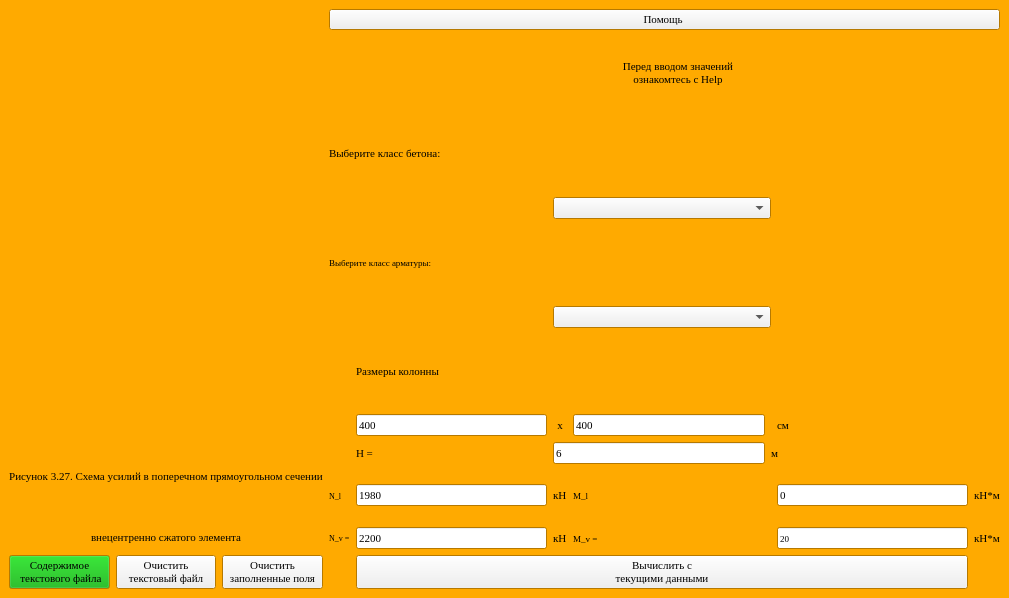
<?xml version="1.0" encoding="UTF-8"?>
<ui version="4.0">
 <class>MainWindow</class>
 <widget class="QMainWindow" name="MainWindow">
  <property name="geometry">
   <rect>
    <x>0</x>
    <y>0</y>
    <width>1009</width>
    <height>598</height>
   </rect>
  </property>
  <property name="sizePolicy">
   <sizepolicy hsizetype="Minimum" vsizetype="Maximum">
    <horstretch>0</horstretch>
    <verstretch>0</verstretch>
   </sizepolicy>
  </property>
  <property name="minimumSize">
   <size>
    <width>600</width>
    <height>400</height>
   </size>
  </property>
  <property name="palette">
   <palette>
    <active>
     <colorrole role="Base">
      <brush brushstyle="SolidPattern">
       <color alpha="255">
        <red>255</red>
        <green>255</green>
        <blue>255</blue>
       </color>
      </brush>
     </colorrole>
     <colorrole role="Window">
      <brush brushstyle="SolidPattern">
       <color alpha="255">
        <red>255</red>
        <green>170</green>
        <blue>0</blue>
       </color>
      </brush>
     </colorrole>
    </active>
    <inactive>
     <colorrole role="Base">
      <brush brushstyle="SolidPattern">
       <color alpha="255">
        <red>255</red>
        <green>255</green>
        <blue>255</blue>
       </color>
      </brush>
     </colorrole>
     <colorrole role="Window">
      <brush brushstyle="SolidPattern">
       <color alpha="255">
        <red>255</red>
        <green>170</green>
        <blue>0</blue>
       </color>
      </brush>
     </colorrole>
    </inactive>
    <disabled>
     <colorrole role="Base">
      <brush brushstyle="SolidPattern">
       <color alpha="255">
        <red>255</red>
        <green>170</green>
        <blue>0</blue>
       </color>
      </brush>
     </colorrole>
     <colorrole role="Window">
      <brush brushstyle="SolidPattern">
       <color alpha="255">
        <red>255</red>
        <green>170</green>
        <blue>0</blue>
       </color>
      </brush>
     </colorrole>
    </disabled>
   </palette>
  </property>
  <property name="font">
   <font>
    <family>Times New Roman</family>
    <pointsize>8</pointsize>
   </font>
  </property>
  <property name="windowTitle">
   <string>MainWindow</string>
  </property>
  <property name="iconSize">
   <size>
    <width>45</width>
    <height>21</height>
   </size>
  </property>
  <property name="documentMode">
   <bool>true</bool>
  </property>
  <widget class="QWidget" name="centralwidget">
   <property name="acceptDrops">
    <bool>false</bool>
   </property>
   <layout class="QGridLayout" name="gridLayout">
    <item row="2" column="3" colspan="7">
     <widget class="QLabel" name="label_17">
      <property name="text">
       <string>&lt;html&gt;&lt;head/&gt;&lt;body&gt;&lt;p&gt;&lt;span style=&quot; font-size:8pt;&quot;&gt;Выберите класс бетона:&lt;/span&gt;&lt;/p&gt;&lt;/body&gt;&lt;/html&gt;</string>
      </property>
     </widget>
    </item>
    <item row="1" column="4" colspan="6">
     <widget class="QLabel" name="label_27">
      <property name="text">
       <string>&lt;html&gt;&lt;head/&gt;&lt;body&gt;&lt;p align=&quot;center&quot;&gt;Перед вводом значений&lt;br/&gt;ознакомтесь с Help&lt;/p&gt;&lt;/body&gt;&lt;/html&gt;</string>
      </property>
     </widget>
    </item>
    <item row="0" column="3" colspan="7">
     <widget class="QPushButton" name="help">
      <property name="layoutDirection">
       <enum>Qt::LeftToRight</enum>
      </property>
      <property name="text">
       <string>Помощь </string>
      </property>
      <property name="iconSize">
       <size>
        <width>100</width>
        <height>100</height>
       </size>
      </property>
     </widget>
    </item>
    <item row="0" column="0" rowspan="9" colspan="3">
     <widget class="QLabel" name="label_20">
      <property name="text">
       <string/>
      </property>
      <property name="pixmap">
       <pixmap>Рисунок.JPG</pixmap>
      </property>
      <property name="scaledContents">
       <bool>true</bool>
      </property>
     </widget>
    </item>
    <item row="3" column="5" colspan="3">
     <widget class="QComboBox" name="comboBox">
      <property name="font">
       <font>
        <pointsize>6</pointsize>
       </font>
      </property>
     </widget>
    </item>
    <item row="4" column="3" colspan="7">
     <widget class="QLabel" name="label_18">
      <property name="text">
       <string>&lt;html&gt;&lt;head/&gt;&lt;body&gt;&lt;p&gt;&lt;span style=&quot; font-size:7pt;&quot;&gt;Выберите класс арматуры:&lt;/span&gt;&lt;/p&gt;&lt;/body&gt;&lt;/html&gt;</string>
      </property>
     </widget>
    </item>
    <item row="7" column="8">
     <widget class="QLabel" name="label_29">
      <property name="text">
       <string>см</string>
      </property>
     </widget>
    </item>
    <item row="8" column="4">
     <widget class="QLabel" name="label_7">
      <property name="font">
       <font>
        <pointsize>8</pointsize>
       </font>
      </property>
      <property name="text">
       <string>H = </string>
      </property>
     </widget>
    </item>
    <item row="7" column="6">
     <widget class="QLineEdit" name="second_size">
      <property name="font">
       <font>
        <pointsize>8</pointsize>
       </font>
      </property>
      <property name="text">
       <string>400</string>
      </property>
     </widget>
    </item>
    <item row="8" column="5" colspan="2">
     <widget class="QLineEdit" name="eight_2">
      <property name="text">
       <string>6</string>
      </property>
     </widget>
    </item>
    <item row="11" column="4" colspan="5">
     <widget class="QPushButton" name="calculating">
      <property name="font">
       <font>
        <family>Times New Roman</family>
        <pointsize>8</pointsize>
       </font>
      </property>
      <property name="text">
       <string>Вычислить с 
текущими данными</string>
      </property>
     </widget>
    </item>
    <item row="10" column="8">
     <widget class="QLineEdit" name="six">
      <property name="font">
       <font>
        <pointsize>7</pointsize>
       </font>
      </property>
      <property name="text">
       <string>20</string>
      </property>
     </widget>
    </item>
    <item row="10" column="6" colspan="2">
     <widget class="QLabel" name="label_5">
      <property name="font">
       <font>
        <pointsize>7</pointsize>
       </font>
      </property>
      <property name="text">
       <string>М_v =</string>
      </property>
     </widget>
    </item>
    <item row="10" column="5">
     <widget class="QLabel" name="label_13">
      <property name="text">
       <string>кH</string>
      </property>
     </widget>
    </item>
    <item row="10" column="9">
     <widget class="QLabel" name="label_9">
      <property name="text">
       <string>кH*м</string>
      </property>
     </widget>
    </item>
    <item row="11" column="1">
     <widget class="QPushButton" name="btn_clear_file">
      <property name="font">
       <font>
        <family>Times New Roman</family>
        <pointsize>8</pointsize>
       </font>
      </property>
      <property name="text">
       <string>Очистить
текстовый файл</string>
      </property>
     </widget>
    </item>
    <item row="11" column="2">
     <widget class="QPushButton" name="clear">
      <property name="font">
       <font>
        <family>Times New Roman</family>
        <pointsize>8</pointsize>
       </font>
      </property>
      <property name="text">
       <string>Очистить
заполненные поля</string>
      </property>
     </widget>
    </item>
    <item row="11" column="0">
     <widget class="QPushButton" name="history_calc">
      <property name="palette">
       <palette>
        <active>
         <colorrole role="Button">
          <brush brushstyle="SolidPattern">
           <color alpha="255">
            <red>0</red>
            <green>170</green>
            <blue>0</blue>
           </color>
          </brush>
         </colorrole>
        </active>
        <inactive>
         <colorrole role="Button">
          <brush brushstyle="SolidPattern">
           <color alpha="255">
            <red>0</red>
            <green>170</green>
            <blue>0</blue>
           </color>
          </brush>
         </colorrole>
        </inactive>
        <disabled>
         <colorrole role="Button">
          <brush brushstyle="SolidPattern">
           <color alpha="255">
            <red>0</red>
            <green>170</green>
            <blue>0</blue>
           </color>
          </brush>
         </colorrole>
        </disabled>
       </palette>
      </property>
      <property name="font">
       <font>
        <family>Times New Roman</family>
        <pointsize>8</pointsize>
       </font>
      </property>
      <property name="text">
       <string>Содержимое
 текстового файла</string>
      </property>
     </widget>
    </item>
    <item row="9" column="3">
     <widget class="QLabel" name="label_24">
      <property name="font">
       <font>
        <pointsize>6</pointsize>
       </font>
      </property>
      <property name="text">
       <string>N_l</string>
      </property>
     </widget>
    </item>
    <item row="8" column="7" colspan="2">
     <widget class="QLabel" name="label_12">
      <property name="text">
       <string>м</string>
      </property>
     </widget>
    </item>
    <item row="9" column="0" colspan="3">
     <widget class="QLabel" name="label_21">
      <property name="text">
       <string>&lt;html&gt;&lt;head/&gt;&lt;body&gt;&lt;p align=&quot;center&quot;&gt;Рисунок 3.27. Схема усилий в поперечном прямоугольном сечении&lt;/p&gt;&lt;p align=&quot;center&quot;&gt;&lt;br/&gt;&lt;/p&gt;&lt;/body&gt;&lt;/html&gt;</string>
      </property>
     </widget>
    </item>
    <item row="7" column="4">
     <widget class="QLineEdit" name="first_size">
      <property name="font">
       <font>
        <pointsize>8</pointsize>
       </font>
      </property>
      <property name="text">
       <string>400</string>
      </property>
     </widget>
    </item>
    <item row="5" column="5" colspan="3">
     <widget class="QComboBox" name="comboBox_2">
      <property name="font">
       <font>
        <family>Times New Roman</family>
        <pointsize>6</pointsize>
       </font>
      </property>
      <property name="contextMenuPolicy">
       <enum>Qt::DefaultContextMenu</enum>
      </property>
     </widget>
    </item>
    <item row="7" column="5">
     <widget class="QLabel" name="label_2">
      <property name="layoutDirection">
       <enum>Qt::LeftToRight</enum>
      </property>
      <property name="text">
       <string>х</string>
      </property>
      <property name="alignment">
       <set>Qt::AlignCenter</set>
      </property>
     </widget>
    </item>
    <item row="6" column="4" colspan="5">
     <widget class="QLabel" name="label">
      <property name="text">
       <string>Размеры колонны</string>
      </property>
     </widget>
    </item>
    <item row="9" column="9">
     <widget class="QLabel" name="label_25">
      <property name="text">
       <string>кH*м</string>
      </property>
     </widget>
    </item>
    <item row="10" column="4">
     <widget class="QLineEdit" name="five">
      <property name="font">
       <font>
        <pointsize>8</pointsize>
       </font>
      </property>
      <property name="text">
       <string>2200</string>
      </property>
     </widget>
    </item>
    <item row="10" column="0" colspan="3">
     <widget class="QLabel" name="label_26">
      <property name="text">
       <string>&lt;html&gt;&lt;head/&gt;&lt;body&gt;&lt;p align=&quot;center&quot;&gt;внецентренно сжатого элемента&lt;/p&gt;&lt;/body&gt;&lt;/html&gt;</string>
      </property>
     </widget>
    </item>
    <item row="10" column="3">
     <widget class="QLabel" name="label_4">
      <property name="font">
       <font>
        <pointsize>6</pointsize>
       </font>
      </property>
      <property name="text">
       <string>N_v =</string>
      </property>
     </widget>
    </item>
    <item row="9" column="8">
     <widget class="QLineEdit" name="eight">
      <property name="text">
       <string>0</string>
      </property>
     </widget>
    </item>
    <item row="9" column="5">
     <widget class="QLabel" name="label_22">
      <property name="text">
       <string>кH</string>
      </property>
     </widget>
    </item>
    <item row="9" column="4">
     <widget class="QLineEdit" name="seven">
      <property name="text">
       <string>1980</string>
      </property>
     </widget>
    </item>
    <item row="9" column="6">
     <widget class="QLabel" name="label_23">
      <property name="font">
       <font>
        <pointsize>7</pointsize>
       </font>
      </property>
      <property name="text">
       <string>M_l</string>
      </property>
     </widget>
    </item>
   </layout>
  </widget>
  <action name="action">
   <property name="text">
    <string>закрыть </string>
   </property>
  </action>
 </widget>
 <resources/>
 <connections/>
</ui>
